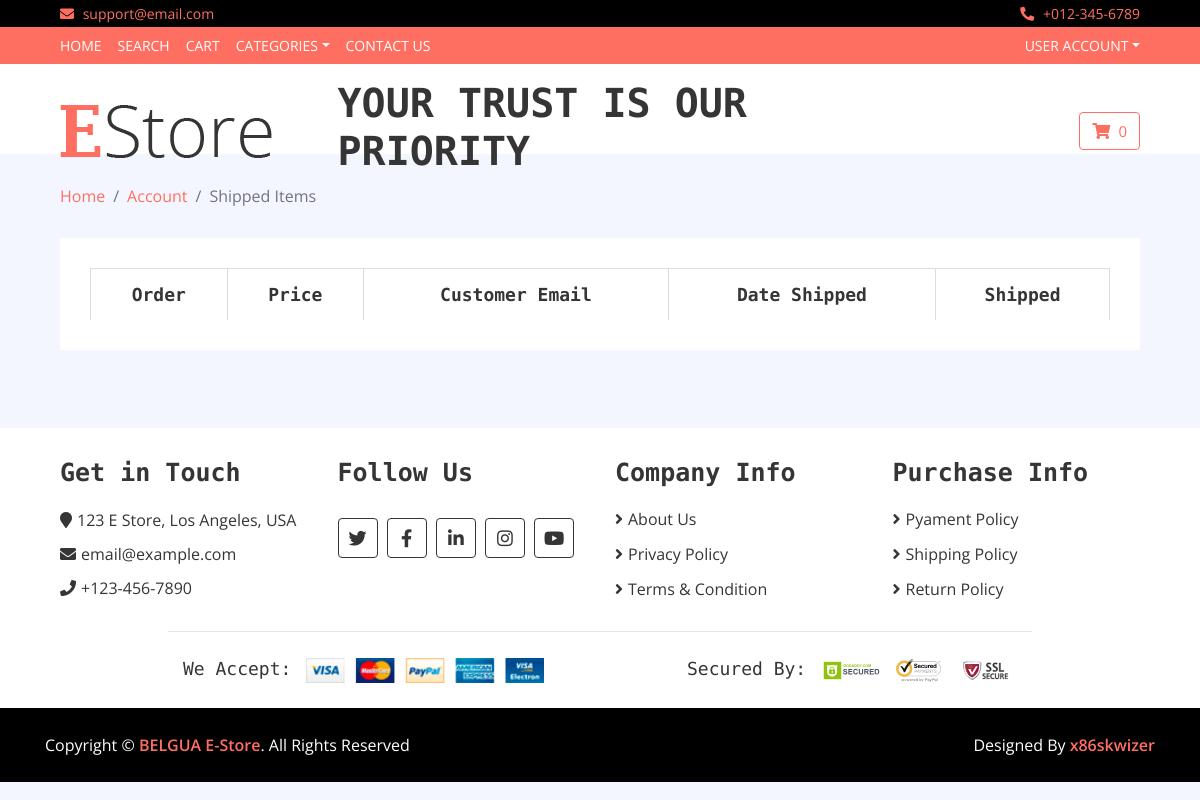
/payment/shipped_dash (signed in), run on an earlier commit of the app's database.
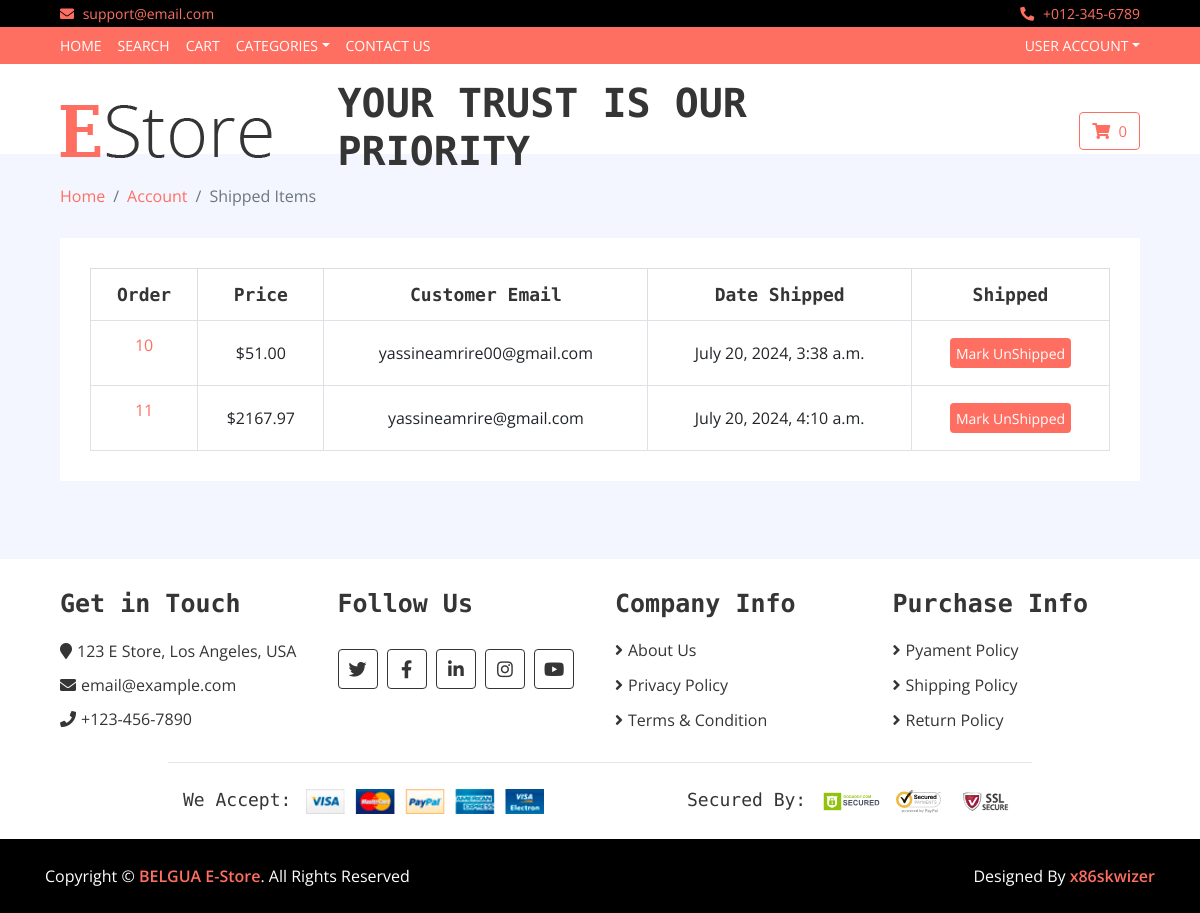
And on a later commit of the database.
### payment/models.py (models this page shows, shortened)
class Order(models.Model):
	user = models.ForeignKey(User, on_delete=models.CASCADE, null=True, blank=True)
	full_name = models.CharField(max_length=250)
	email = models.EmailField(max_length=250)
	shipping_address = models.TextField(max_length=15000)
	amount_paid = models.DecimalField(max_digits=7, decimal_places=2)
	date_ordered = models.DateTimeField(auto_now_add=True)
	shipped = models.BooleanField(default=False)
	date_shipped = models.DateTimeField(blank=True, null=True)

### payment/views.py (the view, shortened to what this page needs)
# urls.py: path('shipped_dash', views.shipped_dash, name='shipped_dash'),
def shipped_dash(request):
	if request.user.is_authenticated and request.user.is_superuser:
		orders = Order.objects.filter(shipped=True)
		return render(request, "payment/shipped_dash.html", {"orders":orders})
	else:
		messages.success(request, "Access Denied")
		return redirect('core:index')

### cart/cart.py (called while the page is built)
    def __len__(self):
        return sum(item['quantity'] for item in self.cart.values())

### cart/context_processors.py (called while the page is built)
def cart(request):
	return {'cart': Cart(request)}

### payment/templates/payment/shipped_dash.html (shortened to what this page needs)
{% extends 'base.html' %}
{% load static %}
{% block content %}
        <div class="breadcrumb-wrap">
			<div class="container-fluid">
				<ul class="breadcrumb">
					<li class="breadcrumb-item"><a href="{% url 'core:index' %}">Home</a></li>
					<li class="breadcrumb-item"><a href="{% url 'core:update_user' %}">Account</a></li>
                    <li class="breadcrumb-item active">Shipped Items</li>
                </ul>
            </div>
        </div>
        <div class="wishlist-page">
            <div class="container-fluid">
                <div class="wishlist-page-inner">
                    <div class="row">
                        <div class="col-md-12">
                            <div class="table-responsive">
                                <table class="table table-bordered">
                                    <thead class="thead-dark">
                                        <tr>
                                            <th>Order</th>
                                            <th>Price</th>
                                            <th>Customer Email</th>
                                            <th>Date Shipped</th>
											<th>Shipped</th>
                                        </tr>
                                    </thead>
                                    <tbody class="align-middle">
										{% for item in orders %}
                                        <tr>
                                            <td>
												<p><a href="{% url 'payment:orders' item.id %}">{{ item.id }}</a></p>
                                            </td>
                                            <td>${{ item.amount_paid }}</td>
                                            <td>
                                                {{ item.email }}
                                            </td>
                                            <td>{{ item.date_shipped }}</td>
											<td>
												<form method="POST">
													<button type="Submit" class="btn-cart">Mark UnShipped</button>
												</form>
											</td>
                                        </tr>
										{% endfor %}
                                    </tbody>
                                </table>
                            </div>
                        </div>
                    </div>
                </div>
            </div>
        </div>
		<br/><br/>
{% endblock %}

### core/templates/base.html (shortened to what this page needs)
{% load static %}
<!DOCTYPE html>
<html lang="en">
    <head>
        <link href="https://stackpath.bootstrapcdn.com/bootstrap/4.4.1/css/bootstrap.min.css" rel="stylesheet">
        <link href="https://cdnjs.cloudflare.com/ajax/libs/font-awesome/5.10.0/css/all.min.css" rel="stylesheet">
        <link href="{% static 'store/lib/slick/slick.css' %}" rel="stylesheet">
        <link href="{% static 'store/lib/slick/slick-theme.css' %}" rel="stylesheet">
        <link href="{% static 'store/css/style.css' %}" rel="stylesheet">
    </head>
    <body>
        <div class="top-bar">
            <div class="container-fluid">
                <div class="row">
                    <div class="col-sm-6">
                        <i class="fa fa-envelope"></i>
                        support@email.com
                    </div>
                    <div class="col-sm-6">
                        <i class="fa fa-phone-alt"></i>
                        +012-345-6789
                    </div>
                </div>
            </div>
        </div>
        {% include 'navbar.html' %}
        <div class="bottom-bar">
            <div class="container-fluid">
                <div class="row align-items-center">
                    <div class="col-md-3">
                        <div class="logo">
                            <a href="{% url 'core:index' %}">
                                <img src="{% static 'store/img/logo.png' %}" alt="Logo">
                            </a>
                        </div>
                    </div>
                    <div class="col-md-6">
                        <div class="search">
                            <h1>YOUR TRUST IS OUR PRIORITY</h1>
                        </div>
                    </div>
                    <div class="col-md-3">
                        <div class="user">
                            <a href="{% url 'cart:cart_summary' %}" class="btn cart">
                                <i class="fa fa-shopping-cart"></i>
                                <span id="cart_quantity">&nbsp;{{ cart|length }}</span>
                            </a>
                        </div>
                    </div>
                </div>
            </div>
        </div>
{% block content %}
{% endblock %}
 <div class="footer">
	<div class="container-fluid">
		<div class="row">
			<div class="col-lg-3 col-md-6">
				<div class="footer-widget">
					<h2>Get in Touch</h2>
					<div class="contact-info">
						<p><i class="fa fa-map-marker"></i>123 E Store, Los Angeles, USA</p>
						<p><i class="fa fa-envelope"></i>email@example.com</p>
						<p><i class="fa fa-phone"></i>+123-456-7890</p>
					</div>
				</div>
			</div>
			<div class="col-lg-3 col-md-6">
				<div class="footer-widget">
					<h2>Follow Us</h2>
					<div class="contact-info">
						<div class="social">
							<a href=""><i class="fab fa-twitter"></i></a>
							<a href=""><i class="fab fa-facebook-f"></i></a>
							<a href=""><i class="fab fa-linkedin-in"></i></a>
							<a href=""><i class="fab fa-instagram"></i></a>
							<a href=""><i class="fab fa-youtube"></i></a>
						</div>
					</div>
				</div>
			</div>
			<div class="col-lg-3 col-md-6">
				<div class="footer-widget">
					<h2>Company Info</h2>
					<ul>
						<li><a href="#">About Us</a></li>
						<li><a href="#">Privacy Policy</a></li>
						<li><a href="#">Terms & Condition</a></li>
					</ul>
				</div>
			</div>
			<div class="col-lg-3 col-md-6">
				<div class="footer-widget">
					<h2>Purchase Info</h2>
					<ul>
						<li><a href="#">Pyament Policy</a></li>
						<li><a href="#">Shipping Policy</a></li>
						<li><a href="#">Return Policy</a></li>
					</ul>
				</div>
			</div>
		</div>
		<div class="row payment align-items-center">
			<div class="col-md-6">
				<div class="payment-method">
					<h2>We Accept:</h2>
					<img src="{% static 'store/img/payment-method.png' %}" alt="Payment Method" />
				</div>
			</div>
			<div class="col-md-6">
				<div class="payment-security">
					<h2>Secured By:</h2>
					<img src="{% static 'store/img/godaddy.svg' %}" alt="Payment Security" />
					<img src="{% static 'store/img/norton.svg' %}" alt="Payment Security" />
					<img src="{% static 'store/img/ssl.svg' %}" alt="Payment Security" />
				</div>
			</div>
		</div>
	</div>
</div>
<div class="footer-bottom">
	<div class="container">
		<div class="row">
			<div class="col-md-6 copyright">
				<p>Copyright &copy; <a href="#">BELGUA E-Store</a>. All Rights Reserved</p>
			</div>
			<div class="col-md-6 template-by">
				<p>Designed By <a href="https://github.com/x86skwizer">x86skwizer</a></p>
			</div>
		</div>
	</div>
</div>
</body>
</html>

### core/templates/navbar.html (shortened to what this page needs)
<div class="nav">
	<div class="container-fluid">
		<nav class="navbar navbar-expand-md bg-dark navbar-dark">
			<div class="collapse navbar-collapse justify-content-between" id="navbarCollapse">
				<div class="navbar-nav mr-auto">
					<a href="{% url 'core:index' %}" class="nav-item nav-link">Home</a>
					<a href="{% url 'core:search' %}" class="nav-item nav-link">Search</a>
					<a href="{% url 'cart:cart_summary' %}" class="nav-item nav-link">Cart</a>
					<div class="nav-item dropdown">
						<a href="#" class="nav-link dropdown-toggle" data-toggle="dropdown">Categories</a>
					</div>
					<a href="{% url 'core:contact' %}" class="nav-item nav-link">Contact Us</a>
				</div>
				<div class="navbar-nav ml-auto">
					<div class="nav-item dropdown">
						<a href="{% url 'core:update_user' %}" class="nav-link dropdown-toggle" data-toggle="dropdown">User Account</a>
					</div>
				</div>
			</div>
		</nav>
	</div>
</div>

### static/store/css/style.css (style rules this page uses)
body { color: #353535; font-family: 'Open Sans', sans-serif; font-weight: 400; background: #f3f6ff; }
a { color: #FF6F61; }
h1 { font-family: 'Source Code Pro', monospace; font-weight: 900; }
h2 { font-family: 'Source Code Pro', monospace; font-weight: 700; }
@media (min-width: 992px) { .container-fluid { padding-right: 60px; padding-left: 60px; } }
.btn { color: #FF6F61; background: #ffffff; border: 1px solid #FF6F61; }
.top-bar { padding: 3px 0; font-size: 14px; color: #FF6F61; background: #000000; }
.top-bar i { margin-right: 5px; }
.top-bar .col-sm-6:first-child { text-align: left; }
.top-bar .col-sm-6:last-child { text-align: right; }
.nav { position: relative; }
@media (min-width: 992px) { .nav .container-fluid { padding-left: 52px; padding-right: 52px; } }
.nav .navbar { height: 100%; padding: 0; }
@media (min-width: 768px) { .nav, .nav .navbar { background: #FF6F61 !important; } }
@media (min-width: 768px) { .nav .navbar-dark a.nav-link { color: #ffffff; font-size: 14px; text-transform: uppercase; } }
.bottom-bar { padding: 15px 0; background: #ffffff; margin-bottom: 30px; }
.bottom-bar .logo { text-align: left; overflow: hidden; }
.bottom-bar .logo a img { max-height: 60px; }
.bottom-bar .search { width: 100%; }
.bottom-bar .user { font-size: 0; text-align: right; }
.bottom-bar .user .cart i, .bottom-bar .user .wishlist i { color: #FF6F61; }
.bottom-bar .user .cart span, .bottom-bar .user .wishlist span { color: #FF6F61; font-size: 15px; }
@media (min-width: 768px) { .bottom-bar { max-height: 90px; } }
.breadcrumb-wrap { position: relative; width: 100%; }
.breadcrumb-wrap .breadcrumb { margin: 0; padding: 0; background: transparent; }
.wishlist-page { position: relative; padding: 30px 0; }
.wishlist-page .wishlist-page-inner { padding: 30px; background: #ffffff; }
.wishlist-page .table { width: 100%; text-align: center; margin-bottom: 0; }
.wishlist-page .table .thead-dark th { font-family: 'Source Code Pro', monospace; font-size: 18px; font-weight: 700; color: #353535; text-align: center; background: transparent; border-color: #dddddd; border-bottom: none; vertical-align: middle; }
.wishlist-page .table td { font-size: 16px; vertical-align: middle; }
.wishlist-page .table button { width: 30px; height: 30px; font-size: 14px; text-align: center; color: #ffffff; background: #FF6F61; border: none; border-radius: 4px; }
.wishlist-page .table button.btn-cart { width: auto; }
.footer { position: relative; padding: 30px 0 0 0; background: #ffffff; }
.footer .footer-widget { position: relative; width: 100%; margin-bottom: 30px; }
.footer .footer-widget h2 { font-size: 25px; white-space: nowrap; margin-bottom: 20px; }
.footer .footer-widget ul { margin: 0; padding: 0; list-style: none; }
.footer .footer-widget ul li { margin-bottom: 12px; }
.footer .footer-widget ul li:last-child { margin-bottom: 0; }
.footer .footer-widget ul li a { color: #353535; white-space: nowrap; display: block; line-height: 23px; transition: all .3s; }
.footer .footer-widget ul li a::before { content: '\f105'; font-family: 'Font Awesome 5 Free'; font-weight: 900; padding-right: 5px; }
.footer .contact-info p { margin-bottom: 10px; font-size: 16px; }
.footer .contact-info p i { margin-right: 5px; }
.footer .social { position: relative; width: 100%; }
.footer .social a { display: inline-block; margin: 10px 5px 0 0; width: 40px; height: 40px; padding: 6px 0; text-align: center; font-size: 18px; color: #353535; border: 1px solid #353535; border-radius: 4px; transition: all .3s; }
.footer .payment { padding-top: 25px; padding-bottom: 25px; border-top: 1px solid rgba(0,0,0,.1); }
@media (min-width: 992px) { .footer .payment { max-width: 80%; margin: 0 auto; } }
.footer .payment-method, .footer .payment-security { overflow: hidden; }
.footer .payment-method { text-align: left; }
.footer .payment-security { text-align: right; }
.footer .payment-method h2, .footer .payment-security h2 { display: inline-block; margin: 0 10px 0 0; font-size: 18px; font-weight: 400; line-height: 22px; }
.footer .payment-method img, .footer .payment-security img { height: 25px; }
.footer-bottom { position: relative; padding: 25px 0; background: #000000; }
.footer-bottom .copyright { text-align: left; }
.footer-bottom .template-by { text-align: right; }
.footer-bottom .copyright p, .footer-bottom .template-by p { color: #ffffff; font-weight: 400; margin: 0; }
.footer-bottom .copyright p a, .footer-bottom .template-by p a { font-weight: 600; }

What changed in the data, as far as the page shows it:
added Order: id "10", amount_paid "51.00", email "yassineamrire00@gmail.com", date_shipped "July 20, 2024, 3:38 a.m."
added Order: id "11", amount_paid "2167.97", email "yassineamrire@gmail.com", date_shipped "July 20, 2024, 4:10 a.m."
